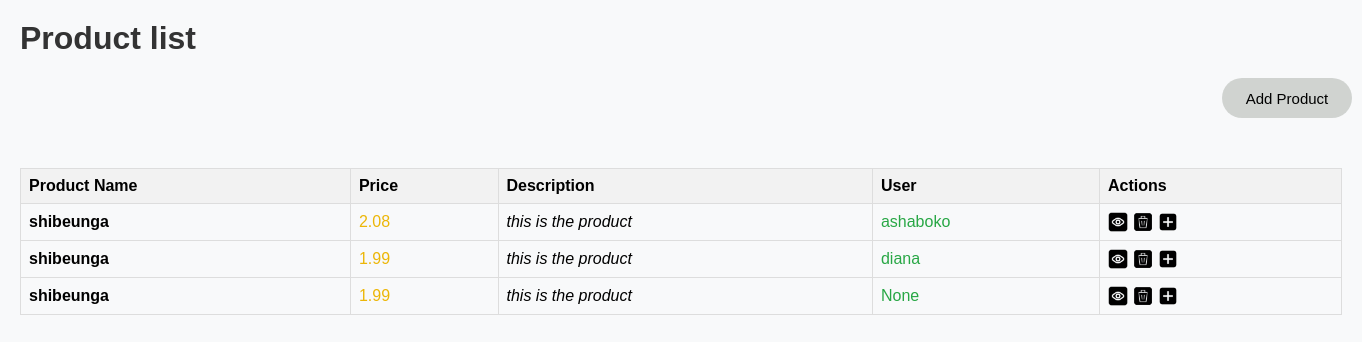
/products/, run on an earlier commit of the app's database.
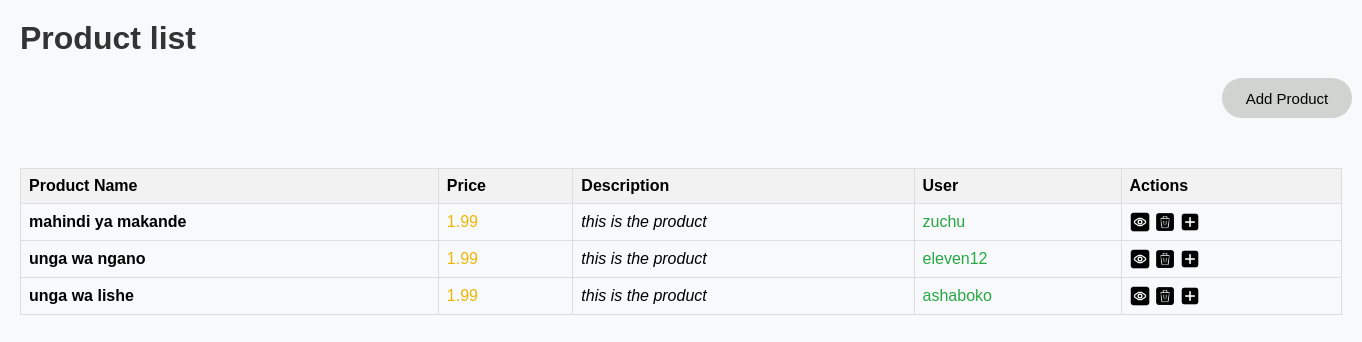
And on a later commit of the database.
### ShibeApp/models.py (models this page shows, shortened)
class Product(models.Model):
      pid = ShortUUIDField(unique=True,length=30,max_length=30,prefix='cat',alphabet='abcdefgh12345')
      user = models.ForeignKey(User,on_delete=models.SET_NULL,null=True)
      category = models.ForeignKey(Category,on_delete=models.SET_NULL,null=True)
      title = models.CharField(max_length=200)
      image = models.ImageField(upload_to='user_directory_path',default='product.jpg')
      description = models.TextField(null=True, blank=True, default='this is the product')
      price = models.DecimalField(max_digits=999999999,decimal_places=2, default='1.99')
      old_price = models.DecimalField(max_digits=999999999,decimal_places=2, default='2.99')
      sku = ShortUUIDField(unique=True,length=4,max_length=30,prefix='sku',alphabet='1234567890')
      date = models.DateTimeField(auto_now_add=True)
      update = models.DateTimeField(null=True,blank=True)
      class Meta:
       verbose_name_plural = 'Products'

### ShibeApp/views.py (the view)
# urls.py: path('products/',views.product_list, name='product_list'),
def product_list(request):
  products = Product.objects.all()
  return render(request, 'product_list.html',{'products':products})

### ShibeApp/templates/product_list.html (shortened to what this page needs)
{% load static %}
 {% block content %}
<head>
</head>
<bod>
  <div class="ttle">
     <h1>Product list</h1>
  </div>
    <div class="bt ">
          <a href="{% url 'ShibeApp:add_product' %}"><button>Add Product</button></a>
    </div>
  <table>
    <tr>
      <th>Product Name</th>
      <th>Price</th>
      <th>Description</th>
      <th>User</th>
      <th>Actions</th>
    </tr>
    {% for product in products %}
    <tr>
      <td class="product-name">{{ product.title }}</td>
      <td class="product-price">{{ product.price }}</td>
      <td class="product-description">{{ product.description }}</td>
      <td class="product-user">{{ product.user }}</td>
      <td>
        <div class="icon-container">
          <a href="{% url 'ShibeApp:product_details' product.pk %}"
            ><img
              src="{% static 'images/view_icon.png' %}"
              alt="View"
              class="icon"
          /></a>
          <a href="#" class="delete-link" data-id="{{ product.pk }}">
            <img src="{% static 'images/delete_icon.png' %}" alt="Delete" class="icon" />
          </a>
          <a href="{% url 'ShibeApp:add_product' %}"
            ><img
              src="{% static 'images/add_icon.png' %}"
              alt="Add"
              class="icon"
          /></a>
        </div>
      </td>
      {% endfor %}
    </tr>
  </table>
</body>
{%endblock content%}

### ShibeApp/templates/product_list.html (style rules this page uses)
h1 { color: #333; }
button { background: rgba(192, 197, 192, 0.719); color: black; border: none; padding: 10px 20px; cursor: pointer; border-radius: 5px; width:130px; height: 40px; font-weight: 500; border: none; border-radius: 30px; cursor: pointer; transform: .3s ease; font-size: 15px; margin-left: 2px; }
table { width: 100%; border-collapse: collapse; }
th, td { border: 1px solid #ddd; padding: 8px; text-align: left; }
th { background-color: #f2f2f2; }
.product-name { font-weight: bold; }
.product-price { color: #ecb607; }
.product-description { font-style: italic; }
.product-user { color: #28a745; }
.icon { cursor: pointer; }
.icon { cursor: pointer; margin-right: 5px; }
.icon-container { display: flex; align-items: center; }
.icon-container img { width: 20px; height: 20px; }
.bt { width:130px; height: 40px; font-weight: 500; border: none; border-radius: 30px; cursor: pointer; transform: .3s ease; font-size: 15px; margin-left: 1200px; margin-bottom: 50px; }
.ttle { margin-top: 0%; }

What changed in the data, as far as the page shows it:
removed Product: title "shibeunga", price "2.08", description "this is the product", user "ashaboko"
removed Product: title "shibeunga", price "1.99", description "this is the product", user "diana"
removed Product: title "shibeunga", price "1.99", description "this is the product", user "None"
added Product: title "mahindi ya makande", price "1.99", description "this is the product", user "zuchu"
added Product: title "unga wa ngano", price "1.99", description "this is the product", user "eleven12"
added Product: title "unga wa lishe", price "1.99", description "this is the product", user "ashaboko"
